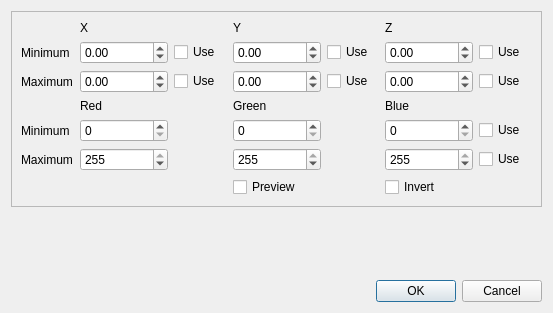
<?xml version="1.0" encoding="UTF-8"?>
<ui version="4.0">
 <class>qtLIDARFilterDialog</class>
 <widget class="QDialog" name="qtLIDARFilterDialog">
  <property name="geometry">
   <rect>
    <x>0</x>
    <y>0</y>
    <width>553</width>
    <height>313</height>
   </rect>
  </property>
  <property name="windowTitle">
   <string>Dialog</string>
  </property>
  <layout class="QGridLayout" name="gridLayout">
   <item row="0" column="0">
    <widget class="QFrame" name="filterPointFrame">
     <property name="frameShape">
      <enum>QFrame::StyledPanel</enum>
     </property>
     <property name="frameShadow">
      <enum>QFrame::Raised</enum>
     </property>
     <layout class="QGridLayout">
      <item row="1" column="1">
       <widget class="QDoubleSpinBox" name="minX">
        <property name="sizePolicy">
         <sizepolicy hsizetype="Preferred" vsizetype="Fixed">
          <horstretch>0</horstretch>
          <verstretch>0</verstretch>
         </sizepolicy>
        </property>
        <property name="minimum">
         <double>-179769000000000006323030492138942643493033036433685336215410983289126434148906289940615299632196609445533816320312774433484859900046491141051651091672734470972759941382582304802812882753059262973637182942535982636884444611376868582636745405553206881859340916340092953230149901406738427651121855107737424232448.000000000000000</double>
        </property>
        <property name="maximum">
         <double>179769000000000006323030492138942643493033036433685336215410983289126434148906289940615299632196609445533816320312774433484859900046491141051651091672734470972759941382582304802812882753059262973637182942535982636884444611376868582636745405553206881859340916340092953230149901406738427651121855107737424232448.000000000000000</double>
        </property>
       </widget>
      </item>
      <item row="1" column="3">
       <widget class="QDoubleSpinBox" name="minY">
        <property name="sizePolicy">
         <sizepolicy hsizetype="Preferred" vsizetype="Fixed">
          <horstretch>0</horstretch>
          <verstretch>0</verstretch>
         </sizepolicy>
        </property>
        <property name="minimum">
         <double>-179769000000000006323030492138942643493033036433685336215410983289126434148906289940615299632196609445533816320312774433484859900046491141051651091672734470972759941382582304802812882753059262973637182942535982636884444611376868582636745405553206881859340916340092953230149901406738427651121855107737424232448.000000000000000</double>
        </property>
        <property name="maximum">
         <double>179769000000000006323030492138942643493033036433685336215410983289126434148906289940615299632196609445533816320312774433484859900046491141051651091672734470972759941382582304802812882753059262973637182942535982636884444611376868582636745405553206881859340916340092953230149901406738427651121855107737424232448.000000000000000</double>
        </property>
        <property name="value">
         <double>0.000000000000000</double>
        </property>
       </widget>
      </item>
      <item row="2" column="3">
       <widget class="QDoubleSpinBox" name="maxY">
        <property name="sizePolicy">
         <sizepolicy hsizetype="Preferred" vsizetype="Fixed">
          <horstretch>0</horstretch>
          <verstretch>0</verstretch>
         </sizepolicy>
        </property>
        <property name="minimum">
         <double>-179769000000000006323030492138942643493033036433685336215410983289126434148906289940615299632196609445533816320312774433484859900046491141051651091672734470972759941382582304802812882753059262973637182942535982636884444611376868582636745405553206881859340916340092953230149901406738427651121855107737424232448.000000000000000</double>
        </property>
        <property name="maximum">
         <double>179769000000000006323030492138942643493033036433685336215410983289126434148906289940615299632196609445533816320312774433484859900046491141051651091672734470972759941382582304802812882753059262973637182942535982636884444611376868582636745405553206881859340916340092953230149901406738427651121855107737424232448.000000000000000</double>
        </property>
       </widget>
      </item>
      <item row="2" column="1">
       <widget class="QDoubleSpinBox" name="maxX">
        <property name="sizePolicy">
         <sizepolicy hsizetype="Preferred" vsizetype="Fixed">
          <horstretch>0</horstretch>
          <verstretch>0</verstretch>
         </sizepolicy>
        </property>
        <property name="minimum">
         <double>-179769000000000006323030492138942643493033036433685336215410983289126434148906289940615299632196609445533816320312774433484859900046491141051651091672734470972759941382582304802812882753059262973637182942535982636884444611376868582636745405553206881859340916340092953230149901406738427651121855107737424232448.000000000000000</double>
        </property>
        <property name="maximum">
         <double>179769000000000006323030492138942643493033036433685336215410983289126434148906289940615299632196609445533816320312774433484859900046491141051651091672734470972759941382582304802812882753059262973637182942535982636884444611376868582636745405553206881859340916340092953230149901406738427651121855107737424232448.000000000000000</double>
        </property>
       </widget>
      </item>
      <item row="2" column="5">
       <widget class="QDoubleSpinBox" name="maxZ">
        <property name="sizePolicy">
         <sizepolicy hsizetype="Preferred" vsizetype="Fixed">
          <horstretch>0</horstretch>
          <verstretch>0</verstretch>
         </sizepolicy>
        </property>
        <property name="minimum">
         <double>-179769000000000006323030492138942643493033036433685336215410983289126434148906289940615299632196609445533816320312774433484859900046491141051651091672734470972759941382582304802812882753059262973637182942535982636884444611376868582636745405553206881859340916340092953230149901406738427651121855107737424232448.000000000000000</double>
        </property>
        <property name="maximum">
         <double>179769000000000006323030492138942643493033036433685336215410983289126434148906289940615299632196609445533816320312774433484859900046491141051651091672734470972759941382582304802812882753059262973637182942535982636884444611376868582636745405553206881859340916340092953230149901406738427651121855107737424232448.000000000000000</double>
        </property>
       </widget>
      </item>
      <item row="1" column="5">
       <widget class="QDoubleSpinBox" name="minZ">
        <property name="sizePolicy">
         <sizepolicy hsizetype="Preferred" vsizetype="Fixed">
          <horstretch>0</horstretch>
          <verstretch>0</verstretch>
         </sizepolicy>
        </property>
        <property name="minimum">
         <double>-179769000000000006323030492138942643493033036433685336215410983289126434148906289940615299632196609445533816320312774433484859900046491141051651091672734470972759941382582304802812882753059262973637182942535982636884444611376868582636745405553206881859340916340092953230149901406738427651121855107737424232448.000000000000000</double>
        </property>
        <property name="maximum">
         <double>179769000000000006323030492138942643493033036433685336215410983289126434148906289940615299632196609445533816320312774433484859900046491141051651091672734470972759941382582304802812882753059262973637182942535982636884444611376868582636745405553206881859340916340092953230149901406738427651121855107737424232448.000000000000000</double>
        </property>
        <property name="value">
         <double>0.000000000000000</double>
        </property>
       </widget>
      </item>
      <item row="4" column="1">
       <widget class="QSpinBox" name="minR">
        <property name="sizePolicy">
         <sizepolicy hsizetype="Preferred" vsizetype="Fixed">
          <horstretch>0</horstretch>
          <verstretch>0</verstretch>
         </sizepolicy>
        </property>
        <property name="maximum">
         <number>255</number>
        </property>
       </widget>
      </item>
      <item row="4" column="3">
       <widget class="QSpinBox" name="minG">
        <property name="sizePolicy">
         <sizepolicy hsizetype="Preferred" vsizetype="Fixed">
          <horstretch>0</horstretch>
          <verstretch>0</verstretch>
         </sizepolicy>
        </property>
        <property name="maximum">
         <number>255</number>
        </property>
       </widget>
      </item>
      <item row="4" column="5">
       <widget class="QSpinBox" name="minB">
        <property name="sizePolicy">
         <sizepolicy hsizetype="Preferred" vsizetype="Fixed">
          <horstretch>0</horstretch>
          <verstretch>0</verstretch>
         </sizepolicy>
        </property>
        <property name="maximum">
         <number>255</number>
        </property>
       </widget>
      </item>
      <item row="5" column="1">
       <widget class="QSpinBox" name="maxR">
        <property name="sizePolicy">
         <sizepolicy hsizetype="Preferred" vsizetype="Fixed">
          <horstretch>0</horstretch>
          <verstretch>0</verstretch>
         </sizepolicy>
        </property>
        <property name="maximum">
         <number>255</number>
        </property>
        <property name="value">
         <number>255</number>
        </property>
       </widget>
      </item>
      <item row="5" column="3">
       <widget class="QSpinBox" name="maxG">
        <property name="sizePolicy">
         <sizepolicy hsizetype="Preferred" vsizetype="Fixed">
          <horstretch>0</horstretch>
          <verstretch>0</verstretch>
         </sizepolicy>
        </property>
        <property name="maximum">
         <number>255</number>
        </property>
        <property name="value">
         <number>255</number>
        </property>
       </widget>
      </item>
      <item row="5" column="5">
       <widget class="QSpinBox" name="maxB">
        <property name="sizePolicy">
         <sizepolicy hsizetype="Preferred" vsizetype="Fixed">
          <horstretch>0</horstretch>
          <verstretch>0</verstretch>
         </sizepolicy>
        </property>
        <property name="maximum">
         <number>255</number>
        </property>
        <property name="value">
         <number>255</number>
        </property>
       </widget>
      </item>
      <item row="6" column="5">
       <widget class="QCheckBox" name="invert">
        <property name="text">
         <string>Invert</string>
        </property>
       </widget>
      </item>
      <item row="1" column="2">
       <widget class="QCheckBox" name="useMinX">
        <property name="text">
         <string>Use</string>
        </property>
       </widget>
      </item>
      <item row="2" column="2">
       <widget class="QCheckBox" name="useMaxX">
        <property name="text">
         <string>Use</string>
        </property>
       </widget>
      </item>
      <item row="2" column="4">
       <widget class="QCheckBox" name="useMaxY">
        <property name="text">
         <string>Use</string>
        </property>
       </widget>
      </item>
      <item row="1" column="4">
       <widget class="QCheckBox" name="useMinY">
        <property name="text">
         <string>Use</string>
        </property>
       </widget>
      </item>
      <item row="1" column="6">
       <widget class="QCheckBox" name="useMinZ">
        <property name="text">
         <string>Use</string>
        </property>
       </widget>
      </item>
      <item row="2" column="6">
       <widget class="QCheckBox" name="useMaxZ">
        <property name="text">
         <string>Use</string>
        </property>
       </widget>
      </item>
      <item row="4" column="6">
       <widget class="QCheckBox" name="useMinRGB">
        <property name="text">
         <string>Use</string>
        </property>
       </widget>
      </item>
      <item row="5" column="6">
       <widget class="QCheckBox" name="useMaxRGB">
        <property name="text">
         <string>Use</string>
        </property>
       </widget>
      </item>
      <item row="3" column="1">
       <widget class="QLabel" name="r_LBL">
        <property name="text">
         <string>Red</string>
        </property>
       </widget>
      </item>
      <item row="3" column="3">
       <widget class="QLabel" name="g_LBL">
        <property name="text">
         <string>Green</string>
        </property>
       </widget>
      </item>
      <item row="3" column="5">
       <widget class="QLabel" name="b_LBL">
        <property name="text">
         <string>Blue</string>
        </property>
       </widget>
      </item>
      <item row="0" column="1">
       <widget class="QLabel" name="x_LBL">
        <property name="text">
         <string>X</string>
        </property>
       </widget>
      </item>
      <item row="0" column="3">
       <widget class="QLabel" name="y_LBL">
        <property name="text">
         <string>Y</string>
        </property>
       </widget>
      </item>
      <item row="0" column="5">
       <widget class="QLabel" name="z_LBL">
        <property name="text">
         <string>Z</string>
        </property>
       </widget>
      </item>
      <item row="1" column="0">
       <widget class="QLabel" name="minXYZ_LBL">
        <property name="text">
         <string>Minimum</string>
        </property>
       </widget>
      </item>
      <item row="2" column="0">
       <widget class="QLabel" name="maxXYZ_LBL">
        <property name="text">
         <string>Maximum</string>
        </property>
       </widget>
      </item>
      <item row="4" column="0">
       <widget class="QLabel" name="minRGB_LBL">
        <property name="text">
         <string>Minimum</string>
        </property>
       </widget>
      </item>
      <item row="5" column="0">
       <widget class="QLabel" name="maxRGB_LBL">
        <property name="text">
         <string>Maximum</string>
        </property>
       </widget>
      </item>
      <item row="6" column="3" colspan="2">
       <widget class="QCheckBox" name="previewCheckBox">
        <property name="text">
         <string>Preview</string>
        </property>
       </widget>
      </item>
     </layout>
    </widget>
   </item>
   <item row="2" column="0">
    <widget class="QDialogButtonBox" name="addFilterButton">
     <property name="orientation">
      <enum>Qt::Horizontal</enum>
     </property>
     <property name="standardButtons">
      <set>QDialogButtonBox::Cancel|QDialogButtonBox::Ok</set>
     </property>
    </widget>
   </item>
   <item row="1" column="0">
    <spacer name="verticalSpacer">
     <property name="orientation">
      <enum>Qt::Vertical</enum>
     </property>
     <property name="sizeHint" stdset="0">
      <size>
       <width>20</width>
       <height>40</height>
      </size>
     </property>
    </spacer>
   </item>
  </layout>
 </widget>
 <tabstops>
  <tabstop>addFilterButton</tabstop>
  <tabstop>minX</tabstop>
  <tabstop>minY</tabstop>
  <tabstop>minZ</tabstop>
  <tabstop>maxX</tabstop>
  <tabstop>maxY</tabstop>
  <tabstop>maxZ</tabstop>
  <tabstop>minR</tabstop>
  <tabstop>minG</tabstop>
  <tabstop>minB</tabstop>
  <tabstop>maxR</tabstop>
  <tabstop>maxG</tabstop>
  <tabstop>maxB</tabstop>
  <tabstop>invert</tabstop>
  <tabstop>useMinX</tabstop>
  <tabstop>useMaxX</tabstop>
  <tabstop>useMaxY</tabstop>
  <tabstop>useMinY</tabstop>
  <tabstop>useMinZ</tabstop>
  <tabstop>useMaxZ</tabstop>
  <tabstop>useMinRGB</tabstop>
  <tabstop>useMaxRGB</tabstop>
  <tabstop>previewCheckBox</tabstop>
 </tabstops>
 <resources/>
 <connections>
  <connection>
   <sender>addFilterButton</sender>
   <signal>accepted()</signal>
   <receiver>qtLIDARFilterDialog</receiver>
   <slot>accept()</slot>
   <hints>
    <hint type="sourcelabel">
     <x>248</x>
     <y>254</y>
    </hint>
    <hint type="destinationlabel">
     <x>157</x>
     <y>274</y>
    </hint>
   </hints>
  </connection>
  <connection>
   <sender>addFilterButton</sender>
   <signal>rejected()</signal>
   <receiver>qtLIDARFilterDialog</receiver>
   <slot>reject()</slot>
   <hints>
    <hint type="sourcelabel">
     <x>316</x>
     <y>260</y>
    </hint>
    <hint type="destinationlabel">
     <x>286</x>
     <y>274</y>
    </hint>
   </hints>
  </connection>
  <connection>
   <sender>minX</sender>
   <signal>valueChanged(double)</signal>
   <receiver>useMinX</receiver>
   <slot>click()</slot>
   <hints>
    <hint type="sourcelabel">
     <x>96</x>
     <y>48</y>
    </hint>
    <hint type="destinationlabel">
     <x>127</x>
     <y>47</y>
    </hint>
   </hints>
  </connection>
 </connections>
</ui>
